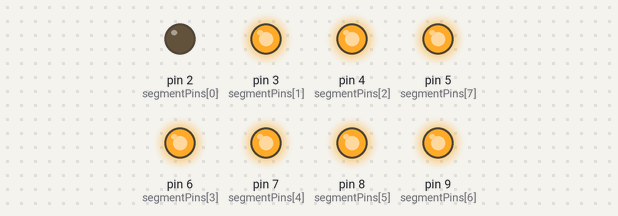
A sketch run on a simulated Arduino Uno, built with avr-gcc and run on an emulated ATmega328P. Shown: output pins drawn as LEDs (lit = HIGH).

Above: at 0.1 s.
At 0.7 s:
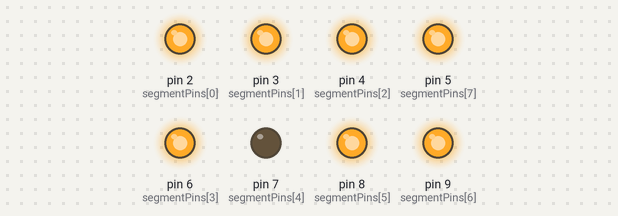
At 0.9 s:
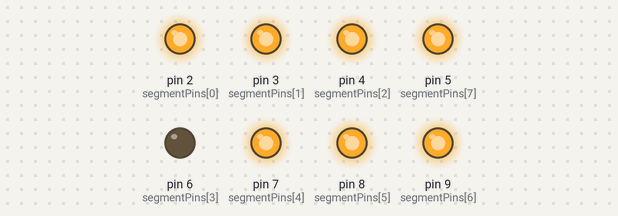
At 1.3 s:
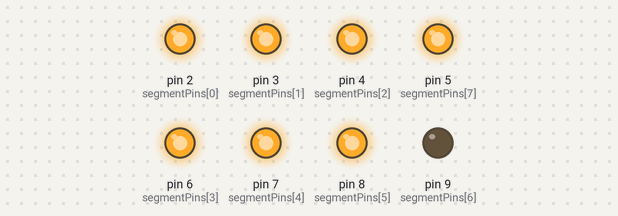
At 1.9 s:
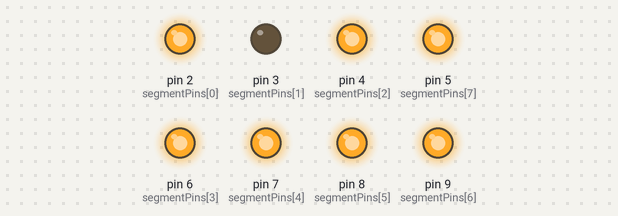
At 2.7 s:
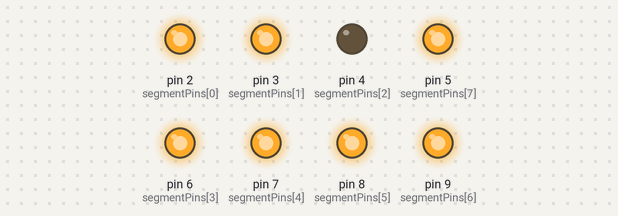
Timing chart, 0 to 3.0 s (numbered marks = the images above):
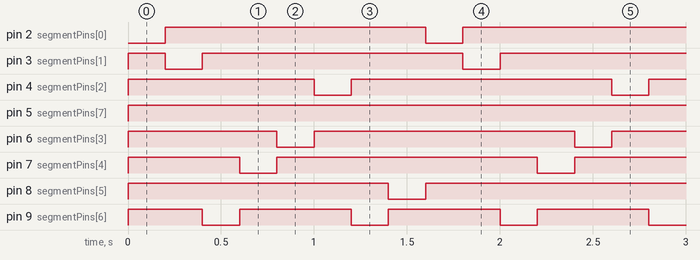

The sketch:

7_segment_led_display.ino
```cpp
const int segmentPins[8] = {2,3,4,6,7,8,9,5};
                         // A,B,C,D,E,F,G,dp
                         // 0,1,2,3,4,5,6,7
void setup()
{
  for(int i=0; i < 8; i++){
    pinMode(segmentPins[i], OUTPUT);
  }

}

void loop(){
                  //A, B, G, E, D, C, G, F
  int loading[8] = {0, 1, 6, 4, 3, 2, 6, 5};
  for(int i=0; i < 8; i++){
    for(int segment = 0; segment < 8; segment++){
        bool isBitSet = loading[i]==segment;
      digitalWrite(segmentPins[segment], !isBitSet);
    }
    delay(200);
  }
}
```

Measured:
- by itself, pin 2 (segmentPins[0]), pin 8 (segmentPins[5]): alternates HIGH for 1.4 s and LOW for 0.20 s
- by itself, pin 5 (segmentPins[7]): LOW → HIGH at 0.00 s
- by itself, pin 9 (segmentPins[6]): repeats every 0.80 s: LOW 0.20 s, HIGH 0.60 s
- by itself, pin 3 (segmentPins[1]), pin 4 (segmentPins[2]), pin 6 (segmentPins[3]), pin 7 (segmentPins[4]): repeats every 1.6 s: LOW 0.20 s, HIGH 1.4 s
